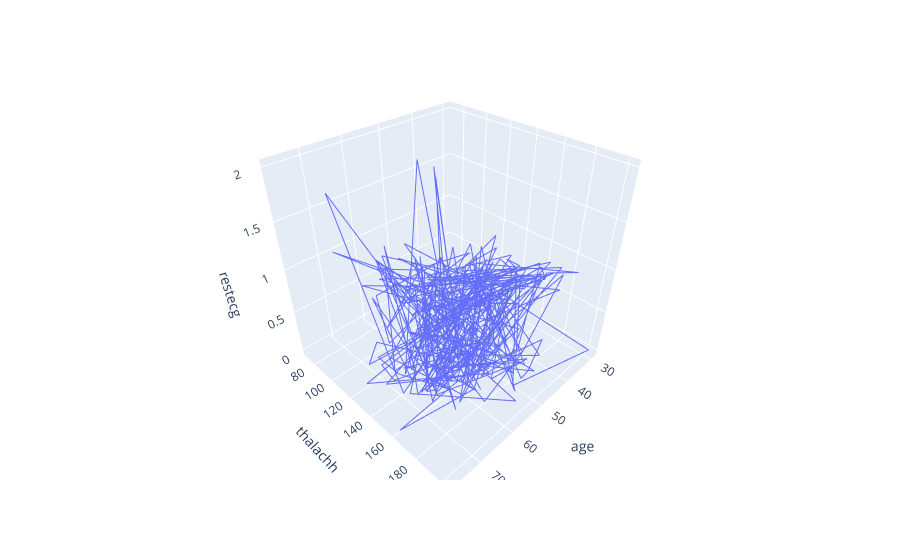

The cell this chart's notebook holds for it:
### Code cell
px.line_3d(data,x='age',y='thalachh',z='restecg')

### Figure 1 — Plotly figure (JSON) as saved in the notebook; plotly's stock layout.template omitted (floating-point values rounded to 4 significant figures; data arrays with more than 128 entries replaced by an {"elided": "..."} marker saying what was removed)
{"data": [{"hovertemplate": "age=%{x}<br>thalachh=%{y}<br>restecg=%{z}<extra></extra>", "legendgroup": "", "line": {"color": "#636efa", "dash": "solid"}, "marker": {"symbol": "circle"}, "mode": "lines", "name": "", "scene": "scene", "showlegend": false, "type": "scatter3d", "x": {"elided": "303 int values"}, "y": {"elided": "303 int values"}, "z": {"elided": "303 int values"}}], "layout": {"legend": {"tracegroupgap": 0}, "margin": {"t": 60}, "scene": {"domain": {"x": [0, 1], "y": [0, 1]}, "xaxis": {"title": {"text": "age"}}, "yaxis": {"title": {"text": "thalachh"}}, "zaxis": {"title": {"text": "restecg"}}}}}
